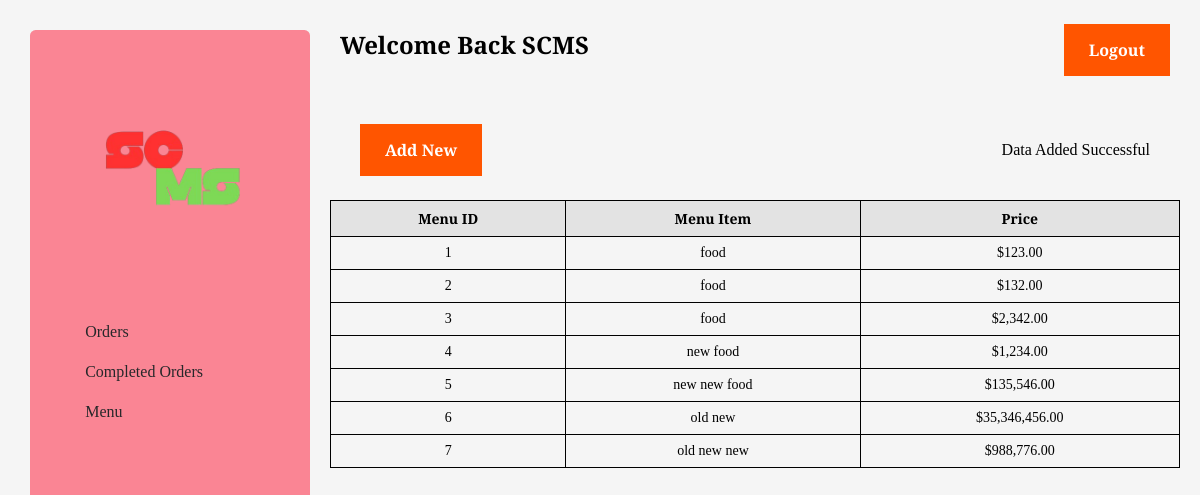
Page /menu.php (signed in) on the committed database.
### tables this page shows
CREATE TABLE `menu` (
  `menu_id` int(11) NOT NULL,
  `menu_name` varchar(255) NOT NULL,
  `menu_price` int(10) NOT NULL,
  `menu_disc` varchar(255) NOT NULL
);

### menu.php (the view, shortened to what this page needs)
<?php
include_once('./connect.php');
include("./assets/sections/dashboard-header.php");
$query = "SELECT * FROM menu";
$result = mysqli_query($conn, $query);
?>
<div class="dashboard-header">
    <button onclick="redirectToMenuPage()" class="btn">Add New</button>
    <p class="database-message"> Data Added Successful</p>
</div>
<table class="dashboard-table">
    <thead>
        <tr>
            <th>Menu ID</th>
            <th>Menu Item</th>
            <th>Price</th>
        </tr>
    </thead>
    <tbody>
        <?php
        while ($row = mysqli_fetch_assoc($result)) {
            $menu_id = $row['menu_id'];
            $menu_name = $row['menu_name'];
            $menu_price = $row['menu_price'];
        ?>
            <tr>
                <td><?= $menu_id ?></td>
                <td><?= $menu_name ?></td>
                <td>$<?= number_format($menu_price, 2) ?></td>
            </tr>
        <?php
        }
        ?>
    </tbody>
</table>
<?php include("./assets/sections/dashboard-footer.php"); ?>

### assets/sections/dashboard-header.php (shortened to what this page needs)
<!DOCTYPE html>
<html lang="en">
<head>
    <link rel="stylesheet" href="./assets/css/styles.css" />
</head>
<body>
    <div class="dashboard-container">
        <div class="dashboard-main">
            <div class="sidebar-wrapper">
                <div class="sidebar">
                    <div class="sidebar-head">
                        <img src="./assets/images/logo.png" alt="" class="logo">
                    </div>
                    <div class="sidebar-content">
                        <div class="menu-wrapper">
                            <ul class="vertical-menu">
                                <li class="menu-link"><a href="./dashboard.php">Orders</a></li>
                                <li class="menu-link"><a href="./complete-order.php">Completed Orders</a></li>
                                <li class="menu-link"><a href="./menu.php">Menu</a></li>
                            </ul>
                        </div>
                    </div>
                </div>
            </div>
            <div class="dashboard-content">
                <div class="dashboard-contant-wrapper">
                    <div class="dashboard-header">
                            <h3>Welcome Back <?= $_SESSION["stuff_name"] ?></h3>
                            <button class="btn"><a href="login.html">Logout</a></button>
                    </div>
                    <div class="dashboard-inner">

### assets/sections/dashboard-footer.php (shortened to what this page needs)
</div>
</div>
</div>
</div>
</div>
</body>
</html>

### assets/css/styles.css (style rules this page uses)
:root { --primary-font: "Bitter", serif; --accent-font: "Pacifico", cursive; --red: #ff0022; --orange: #ff5500; --text: #27272a; --heading: #1d1d1f; }
body { margin: 0 auto; position: relative; }
h3 { font-family: var(--primary-font); font-size: 25px; font-weight: 700; line-height: 26.5px; margin: 0 0 10px; }
p { font-family: var(--primary-font); font-size: 16px; line-height: 20.4px; font-weight: 400; }
a { font: inherit; text-decoration: none; color: inherit; }
.logo { width: 200px; height: auto; }
.btn { font-family: var(--primary-font); font-weight: 600; font-size: 16px; padding: 15px 25px; background-color: #ff5500; outline: none; border: 0; color: white; }
.dashboard-container { background-color: #f5f5f5; display: flex; min-height: 100vh; flex-direction: column; margin: 0; }
.dashboard-main { flex: 1; display: flex; z-index: 8; position: relative; }
.sidebar-wrapper { position: fixed; left: 30px; top: 30px; height: calc(100% - 60px); z-index: 12; }
.sidebar { width: 280px; z-index: 11; overflow: hidden; min-width: 280px; position: relative; flex: 0 0 280px; transition: all 0.2s; background-color: #ff002275; border-radius: 0.35rem; height: 100%; }
.sidebar-head { min-width: 45px; display: flex; align-items: center; padding: 1.5rem; }
.sidebar-head .logo { width: 100%; height: auto; }
.sidebar-content .menu-wrapper { padding: 2px 1.5rem calc((1.5rem) + 70px); }
.sidebar-content .vertical-menu { list-style-type: none; display: flex; flex-direction: column; margin: 0; padding: 0; }
.sidebar-content .vertical-menu li a { display: block; line-height: 2.5rem; height: 2.5rem; padding: 0 1.5rem 0 1.95rem; position: relative; border-radius: 0.35rem; color: #27272a; white-space: nowrap; transition: all 0.2s; }
.dashboard-content { flex: 1; flex-direction: column; display: flex; z-index: 9; padding: 0 0 0 calc((30px) + 280px); }
.dashboard-contant-wrapper { padding: 0; flex: 1; }
.dashboard-header { display: flex; align-items: center; justify-content: space-between; z-index: 10; height: 100px; padding: 0 30px; }
.dashboard-inner { padding: 0 20px; }
.dashboard-table { border-collapse: collapse; width: 100%; font-family: var(--primary-font); font-size: 14px; }
.dashboard-table th, .dashboard-table td { border: 1px solid black; padding: 8px; text-align: center; }
.dashboard-table th { background-color: #e3e3e3; }
.dashboard-header { display: flex; }
.dashboard-header h3 { font-family: var(--primary-font); font-size: 24px; font-weight: 600; text-transform: capitalize; }

### rows in the picture
menu: menu_id "1", menu_name "food", menu_price "123.00"
menu: menu_id "2", menu_name "food", menu_price "132.00"
menu: menu_id "3", menu_name "food", menu_price "2,342.00"
menu: menu_id "4", menu_name "new food", menu_price "1,234.00"
menu: menu_id "5", menu_name "new new food", menu_price "135,546.00"
menu: menu_id "6", menu_name "old new", menu_price "35,346,456.00"
menu: menu_id "7", menu_name "old new new", menu_price "988,776.00"

### other values in the picture
$_SESSION["stuff_name"] "SCMS"
